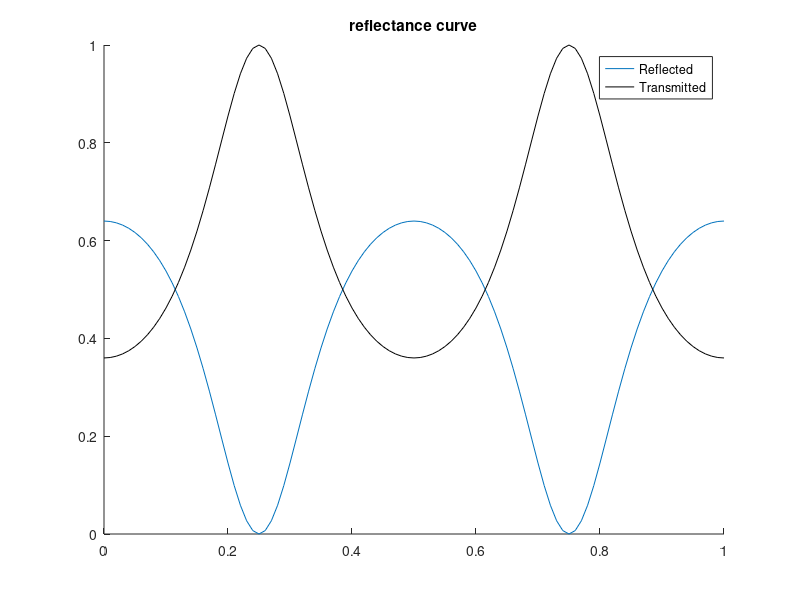
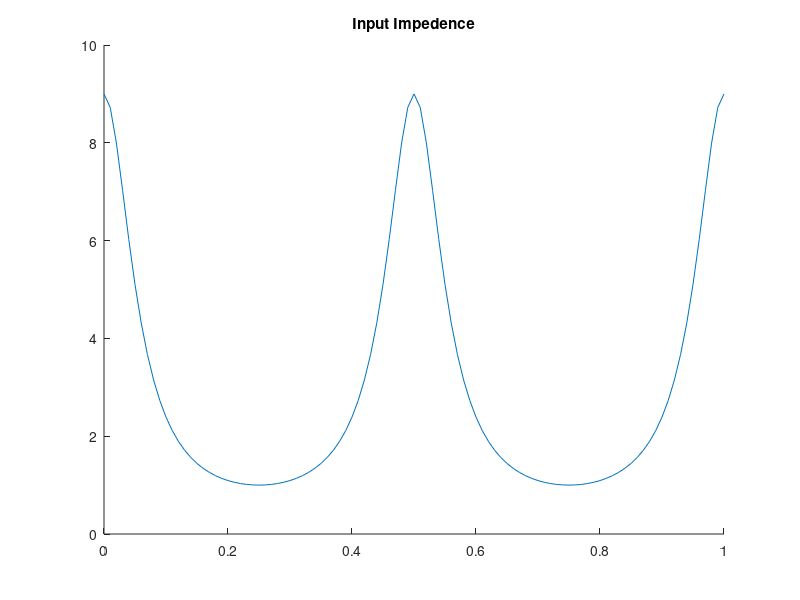

Recreate these plots in MATLAB, in order.
%Check program, calculates Zin, Rf, Tf for given values of impedence over 1
%wavelength of distance
z1 = 1;
z2 = 3;
z3 = 9;

for i = 1:101
    k1d = 2*pi*((i-1)/100); %Calculates k1d based on normalized wavelength d
    r(i) = ((1-(z1/z3))*cos(k1d)+1i*((z2/z3-z1/z2)*sin(k1d)))...
                /((1+(z1/z3))*cos(k1d)+1i*((z2/z3+z1/z2)*sin(k1d)));
    zin(i) = z2*(z3*cos(k1d)+1i*z2*sin(k1d))/(z2*cos(k1d)+1i*z3*sin(k1d));
end

figure
hold on
plot(0:0.01:1,abs(r).^2)
plot(0:0.01:1,1-abs(r).^2, 'Color','k')
hold off
title('reflectance curve')
legend('Reflected','Transmitted')

figure
hold on
plot(0:0.01:1,zin)
hold off
title('Input Impedence')